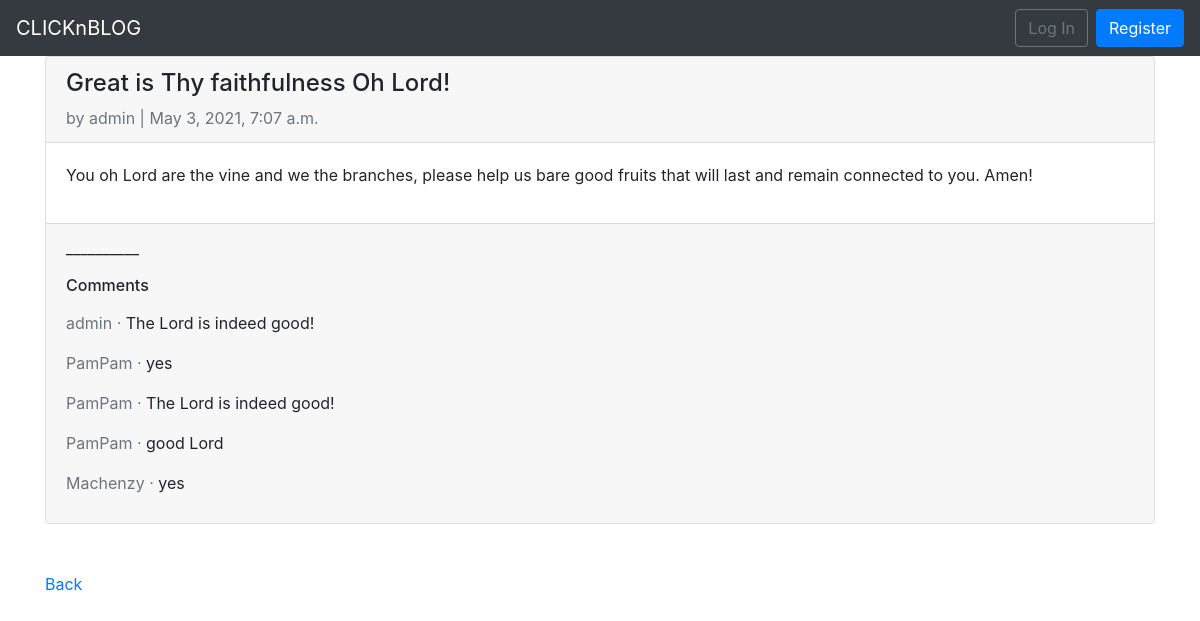
The app's page /1/, older data.
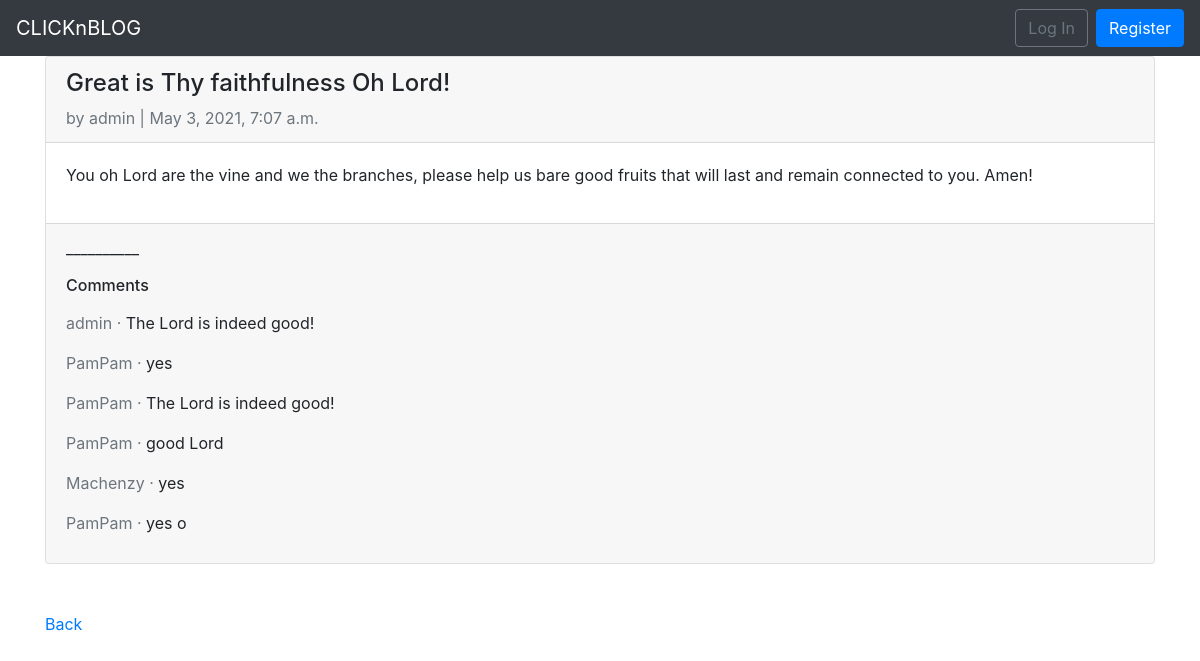
The same page, newer data.
### clicknblog/models.py (models this page shows, shortened)
class Post(models.Model):
    title = models.CharField(max_length=200)
    author = models.ForeignKey(get_user_model(), on_delete=models.CASCADE,)
    body = models.TextField()
    date = models.DateTimeField(auto_now_add=True)

class Comment(models.Model):
    post = models.ForeignKey(Post, on_delete=models.CASCADE, related_name='comments',)
    comment = models.CharField(max_length=200)
    author = models.ForeignKey(get_user_model(), on_delete=models.CASCADE,)
    def __str__(self):
        return self.comment

### clicknblog/views.py (the view)
# urls.py: path('<int:pk>/', views.post_detail, name='post_detail'),
def post_detail(request, pk):
	post = get_object_or_404(Post, pk=pk)
	if request.method == 'POST':
		form = CommentForm(request.POST)
		if form.is_valid():
			comment = form.save(commit=False)
			comment.post = post
			comment.author = request.user
			comment.save()
			return redirect('post_detail', pk=pk)
	else:
		form = CommentForm()
	return render(request, 'post_detail.html', {'post': post,'form': form})

### templates/post_detail.html (shortened to what this page needs)
{% extends 'base.html' %}
{% block content %}
  <div class="card">
    <div class="card-header">
      <span class="font-weight-bold"><h4>{{ post.title }}</h4></span>
      <span class="text-muted">by {{ post.author }} | {{ post.date }}</span>
    </div>
    <div class="card-body">
      <p>{{ post.body }}</p>
    </div>
    <div class="card-footer">
        <p>
         __________
        </p>
        <h6 class="subtitle">Comments</h6>
        {% for comment in post.comments.all %}
          <p>
          <span class="text-muted">
            {{ comment.author }} &middot;
          </span>
            {{ comment }}
          </p>
        {% endfor %}
    </div>
  </div>
  <br /><br />
  <a href="{% url 'post_list' %}">Back</a>
{% endblock content %}

### templates/base.html (shortened to what this page needs)
{% load static %}
<!DOCTYPE html>
<html>
<head>
  <link rel="stylesheet" href="https://stackpath.bootstrapcdn.com/bootstrap/4.5.0/css/bootstrap.min.css">
</head>
<body>
  <nav class="navbar navbar-expand-lg navbar-dark bg-dark">
    <a class="navbar-brand" href="{% url 'home' %}">CLICKnBLOG</a>
    <div class="collapse navbar-collapse" id="navbarSupportedContent">
      {% if user.is_authenticated %}
        <ul class="navbar-nav ml-auto">
          <li class="nav-item">
            <a class="nav-link dropdown-toggle" href="#" id="navbarDropdown" role="button" data-toggle="dropdown" aria-haspopup="true" aria-expanded="false">
              <h5><link href="{% url 'home' %}">{{ user }},  welcome  to  CLICKnBLOG</h5>
            </a>
            <div class="dropdown-menu dropdown-menu-lg-right" aria-labelledby="navbarDropdown">
              <a class="dropdown-item"
              href="{% url 'password_reset'%}">Change password</a>
              <div class="dropdown-divider"></div>
              <a class="dropdown-item" href="{% url 'logout' %}">Log Out</a>
            </div>
          </li>
        </ul>
      {% else %}
        <form class="form-inline ml-auto">
          <a href="{% url 'login' %}" class="btn btn-outline-secondary">Log In</a>
          <a href="{% url 'register' %}" class="btn btn-primary ml-2">Register</a>
        </form>
      {% endif %}
    </div>
  </nav>
  <main>
    <div class="container">
      {% block content %}
      {% endblock content %}
    </div>
  </main>
</body>
</html>

Row changes from the older to the newer data that the page shows:
added Comment: author "PamPam", comment "yes o"
